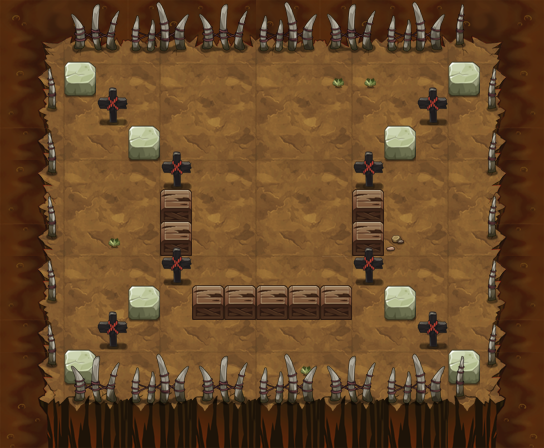

This game map was drawn from its Tiled (.tmx) file and the tilesets committed beside it. A one-line description and the trimmed map source follow:
An orthogonal 17x14 tile map with 32x32 px tiles, 16 tile layers (PASS, 块层 2, 块层 5, 块层 3, ...) and 9 objects (5x TRAP, 3x yjws3, PLAYER).

<map version="1.0" orientation="orthogonal" width="17" height="14" tilewidth="32" tileheight="32">
 <properties>
  <property name="DESTRY1" value="25" />
  <property name="DESTRY2" value="27" />
  <property name="DESTRY_COUNT" value="2" />
  <property name="EXP" value="995" />
  <property name="ITEM" value="D036" />
  <property name="MONEY" value="1493" />
 </properties>
 <tileset firstgid="1" name="yjbl" tilewidth="32" tileheight="32">
  <image source="yjbl.png" width="450" height="600" />
 </tileset>
 <layer name="PASS" width="17" height="14">
  <data>[238 cells, 135 non-empty, 11 distinct tile ids]</data>
 </layer>
 <layer name="块层 2" width="17" height="14">
  <data>[238 cells, 238 non-empty, 31 distinct tile ids]</data>
 </layer>
 <layer name="块层 5" width="17" height="14">
  <data>[238 cells, 8 non-empty, 1 distinct tile ids]</data>
 </layer>
 <layer name="块层 3" width="17" height="14">
  <data>[238 cells, 64 non-empty, 12 distinct tile ids]</data>
 </layer>
 <layer name="块层 6" width="17" height="14">
  <data>[238 cells, 25 non-empty, 3 distinct tile ids]</data>
 </layer>
 <layer name="SHELTER 11" width="17" height="14">
  <data>[238 cells, 13 non-empty, 5 distinct tile ids]</data>
 </layer>
 <layer name="SHELTER 10" width="17" height="14">
  <data>[238 cells, 2 non-empty, 1 distinct tile ids]</data>
 </layer>
 <layer name="SHELTER 9" width="17" height="14">
  <data>[238 cells, 2 non-empty, 1 distinct tile ids]</data>
 </layer>
 <layer name="SHELTER 8" width="17" height="14">
  <data>[238 cells, 7 non-empty, 2 distinct tile ids]</data>
 </layer>
 <layer name="SHELTER 7" width="17" height="14">
  <data>[238 cells, 2 non-empty, 1 distinct tile ids]</data>
 </layer>
 <layer name="SHELTER 6" width="17" height="14">
  <data>[238 cells, 2 non-empty, 1 distinct tile ids]</data>
 </layer>
 <layer name="SHELTER 5" width="17" height="14">
  <data>[238 cells, 2 non-empty, 1 distinct tile ids]</data>
 </layer>
 <layer name="SHELTER 4" width="17" height="14">
  <data>[238 cells, 2 non-empty, 1 distinct tile ids]</data>
 </layer>
 <layer name="SHELTER 3" width="17" height="14">
  <data>[238 cells, 2 non-empty, 1 distinct tile ids]</data>
 </layer>
 <layer name="SHELTER 2" width="17" height="14">
  <data>[238 cells, 2 non-empty, 1 distinct tile ids]</data>
 </layer>
 <layer name="SHELTER 1" width="17" height="14">
  <data>[238 cells, 2 non-empty, 1 distinct tile ids]</data>
 </layer>
 <objectgroup name="对象层 1" width="17" height="14">
  <object name="PLAYER" type="PLAYER" x="256" y="64" width="32" height="32" />
  <object name="liusha" type="TRAP" x="256" y="192" width="32" height="32">
   <properties>
    <property name="lua_ai" value="trap_mire_ai" />
    <property name="trap_ani" value="liusha.actor" />
    <property name="trap_floor" value="true" />
   </properties>
  </object>
  <object name="yjws3" x="96" y="224" width="32" height="32">
   <properties>
    <property name="buff_type" value="fire_shell" />
    <property name="lua_ai" value="monster_yjws_ai" />
    <property name="quality" value="yjws3.quality" />
   </properties>
  </object>
  <object name="yjws3" x="416" y="224" width="32" height="32">
   <properties>
    <property name="buff_type" value="fire_shell" />
    <property name="lua_ai" value="monster_yjws_ai" />
    <property name="quality" value="yjws3.quality" />
   </properties>
  </object>
  <object name="yjws3" x="256" y="352" width="32" height="32">
   <properties>
    <property name="buff_type" value="fire_shell" />
    <property name="lua_ai" value="monster_yjws_ai" />
    <property name="quality" value="yjws3.quality" />
   </properties>
  </object>
  <object name="staff_driger_control" type="TRAP" x="0" y="416" width="32" height="32">
   <properties>
    <property name="trap_delay" value="10" />
    <property name="trap_id" value="0" />
    <property name="trap_script" value="trap(&quot;staff_driger&quot;):setOpened(true);" />
    <property name="trap_start_mode" value="2" />
    <property name="trap_state" value="open" />
   </properties>
  </object>
  <object name="staff_driger" type="TRAP" x="96" y="352" width="32" height="32">
   <properties>
    <property name="trap_ani" value="driger.actor" />
    <property name="trap_floor" value="true" />
    <property name="trap_id" value="0" />
    <property name="trap_script" value="target(&quot;PLAYER&quot;):setCurrentUseSkill(  make_ice_staff_skill()  );target(&quot;PLAYER&quot;):setEffectAnimateName(&quot;find_player.ani&quot;);trap(&quot;staff_driger&quot;):setOpened(false)" />
    <property name="trap_start_mode" value="0" />
    <property name="trap_state" value="open" />
   </properties>
  </object>
  <object name="zi_dan_down1" type="TRAP" x="192" y="128" width="32" height="32">
   <properties>
    <property name="trap_ani" value="fire_cat_down.actor" />
    <property name="trap_delay" value="2" />
    <property name="trap_id" value="0" />
    <property name="trap_script" value="trap(&quot;zi_dan_down1&quot;):setAtkPower(target(&quot;PLAYER&quot;):getHP()*0.1);trap(&quot;zi_dan_down1&quot;):turnDown(); trap(&quot;zi_dan_down1&quot;):getAI():getActions():addObject( AIUseSkill:create(   SkillLua:create(&quot;skill_0001&quot;)  )  );" />
    <property name="trap_start_mode" value="2" />
    <property name="trap_state" value="open" />
   </properties>
  </object>
  <object name="zi_dan_up1" type="TRAP" x="320" y="256" width="32" height="32">
   <properties>
    <property name="trap_ani" value="fire_cat_up.actor" />
    <property name="trap_delay" value="2" />
    <property name="trap_id" value="0" />
    <property name="trap_script" value="trap(&quot;zi_dan_up1&quot;):setAtkPower(target(&quot;PLAYER&quot;):getHP()*0.1);trap(&quot;zi_dan_up1&quot;):turnUp(); trap(&quot;zi_dan_up1&quot;):getAI():getActions():addObject( AIUseSkill:create(   SkillLua:create(&quot;skill_0001&quot;)  )  );" />
    <property name="trap_start_mode" value="2" />
    <property name="trap_state" value="open" />
   </properties>
  </object>
 </objectgroup>
</map>
